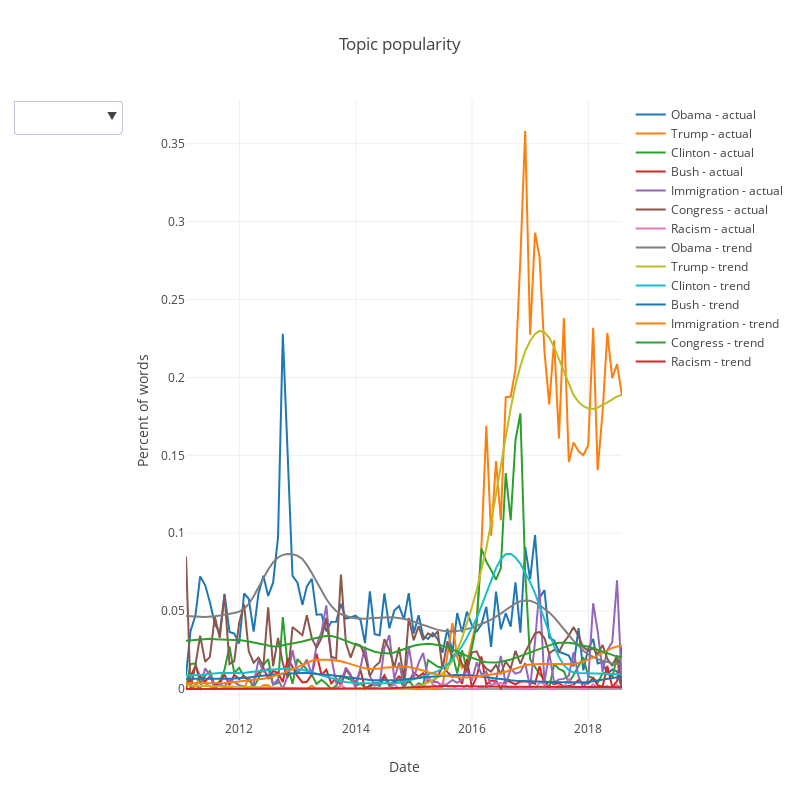

Notebook code for this chart:
### Markdown cell above
<a id="topic_popularity"></a>

### [^](#toc) Topic Popularity

This shows the popularity of a word for a given month.  I measure the fraction of time a word is used for a particular story, then take the average value for a given month.

To look at the topic of a topic, multiple moving averages are performed to smooth out fluctuations.

There seems to be an increasing trend talking about immigration and racism.  Interestingly, PBS has no mention of racism until 2013.

### Code cell
LIMIT_TIME = True
topics     = ["Obama", "Trump", "Clinton", "Bush", "Immigration", "Congress", "Racism"]

def topic_popularity(topic):
    def popularity_helper(transcript):
        transcript = list(map(lambda x: x[1][0], transcript))
        transcript = (" ".join(transcript).lower()).split(" ")
        N          = len(transcript)
        counts     = Counter(transcript)
        return (counts[topic.lower()] / N) * 100
    return popularity_helper

if LIMIT_TIME:
    temp = pbs[pbs.Year > 2010]
else:
    temp = pbs

datas = []
for topic in tqdm(topics):
    temp["Temp"] = (
                temp[temp.Transcript.map(lambda x: x != [])]
                    .Transcript
                    .map(topic_popularity(topic))
                )

    data = (temp
         .set_index("Date")
         .groupby(pd.Grouper(freq="M"))
         .Temp
         .apply(np.mean)
    )

    trend = get_trend(data, ROLLING_WINDOW=12)

    datas.append((topic, data, trend))

traces = []

for topic, data, _ in datas:
    traces.append(go.Scatter(
                            x=data.index,
                            y=data.values,
                            name=f"{topic} - actual"
                        ))
    
for topic, _, trend in datas:
    traces.append(go.Scatter(
                            x=trend.index,
                            y=trend.values, 
                            name=f"{topic} - trend"
                        ))
buttons = []

for i, topic in enumerate(topics):
    visibility = [i==j for j in range(len(topics))]
    button = dict(
                 label =  topic,
                 method = 'update',
                 args = [{'visible': visibility},
                     {'title': f"'{topic}' usage over time" }])
    buttons.append(button)

updatemenus = list([
    dict(active=-1,
         x=-0.15,
         buttons=buttons
    )
])

layout = dict(title='Topic popularity', 
              updatemenus=updatemenus,
                xaxis=dict(title='Date'),
                yaxis=dict(title='Percent of words')
             )

fig = dict(data=traces, layout=layout)
fig['layout'].update(height=800, width=800)

iplot(fig)
